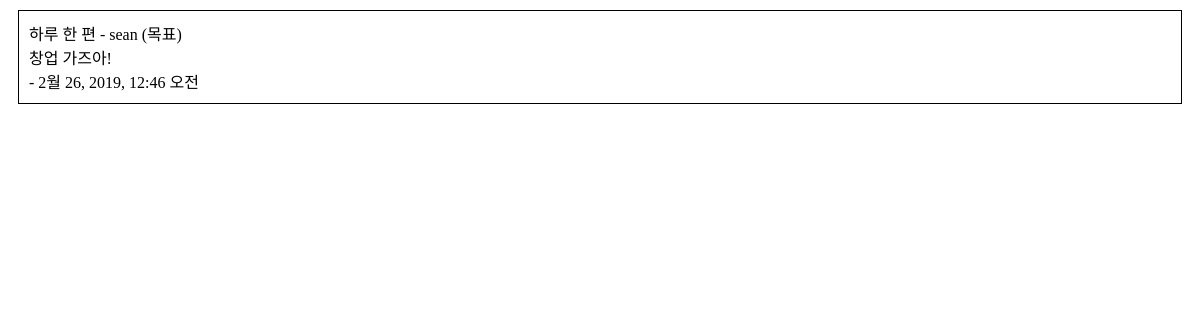
The app's page /pages/, older data.
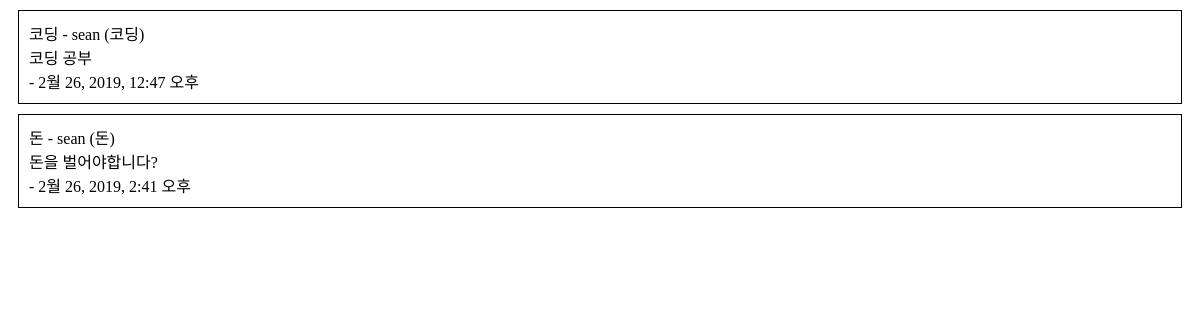
The same page, newer data.
### facebook/models.py (models this page shows, shortened)
class Page(models.Model):
    master      = models.CharField(max_length=120)
    name        = models.CharField(max_length=120)
    text        = models.TextField()
    category    = models.CharField(max_length=120, default='')
    created_at  = models.DateTimeField(auto_now_add=True)

### facebook/views.py (the view)
# urls.py: path('pages/', pages),
def pages(request):
    pages = Page.objects.all()
    return render(request, 'pages.html', { 'pages': pages})

### facebook/templates/pages.html (shortened to what this page needs)
<!DOCTYPE html>
<html>
<head>
    <link rel="stylesheet" type="text/css" media="screen" href="/static/pages.css?ver=1">
</head>
<body>
    {% for page in pages %}
    <div class="pages">
        {{page.name}} - {{page.master}} ({{page.category}}) <br>
        {{page.text}} <br>
        - {{page.created_at}}
    </div>
    {% endfor %}
</body>
</html>

Row changes from the older to the newer data that the page shows:
removed Page: name "하루 한 편", master "sean", category "목표", text "창업 가즈아!", created_at "2월 26, 2019, 12:46 오전"
added Page: name "코딩", master "sean", category "코딩", text "코딩 공부", created_at "2월 26, 2019, 12:47 오후"
added Page: name "돈", master "sean", category "돈", text "돈을 벌어야합니다?", created_at "2월 26, 2019, 2:41 오후"
